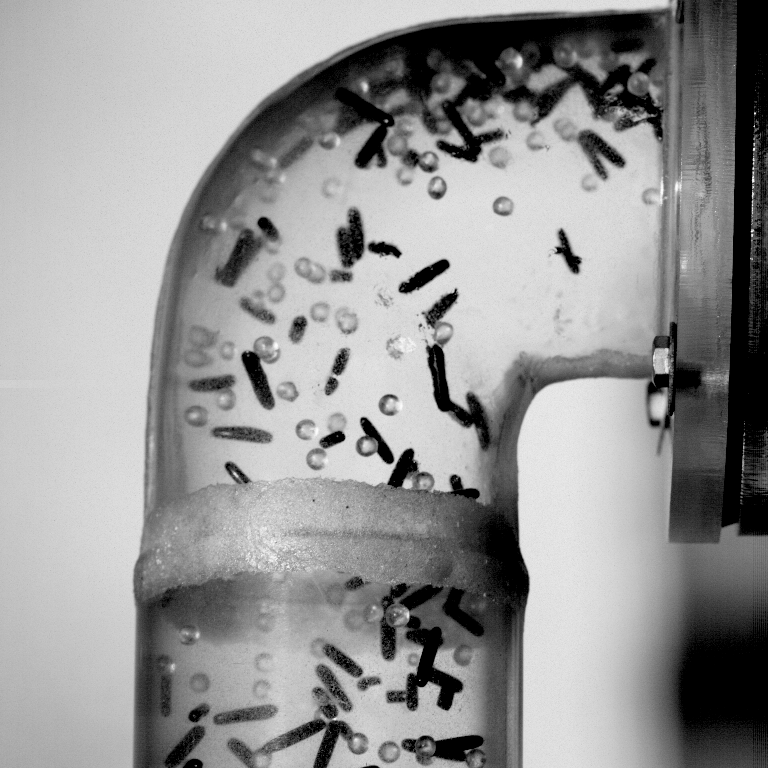
#> input picture Image frames of Video/Image/E-sphere/En-SmallS0894.png, 768 x 768 px, found by its file name; the run also reads 1 picture not shown here
$ jupyter execute 'Image Analysis using hough transform (1).ipynb'
#> lines starting #> are read from the running program, lines starting #| are printed output that depends on the picture; after the words box and inside, x2 and y2 are one past the last pixel; in counts of white or black regions, pixels touching at a corner belong together
# For Cylindrical (E-Sphere) Particles

[cell 1]
import cv2
import numpy as np
import matplotlib.pyplot as plt

def crop_image(image_path, x, y, w, h):
    image = cv2.imread(image_path)

    if image is None:
        print(f"Error: Unable to read the image at path: {image_path}")
        return None

    cropped_image = image[y:y+h, x:x+w]

    if cropped_image is None:
        print("Error: Unable to crop the image. Check the coordinates.")

    return cropped_image

def draw_orientation_cylindrical_particles(image_path):
    cropped_image = crop_image(image_path, 100, 100, 300, 300)

    if cropped_image is None:
        print("Error: Unable to proceed without a valid cropped image.")
        return

    # Convert to grayscale
    gray = cv2.cvtColor(cropped_image, cv2.COLOR_BGR2GRAY)

    # Enhance contrast using CLAHE
    clahe = cv2.createCLAHE(clipLimit=2.0, tileGridSize=(8, 8))
    enhanced_image = clahe.apply(gray)

    # Apply GaussianBlur to reduce noise
    blurred_image = cv2.GaussianBlur(enhanced_image, (5, 5), 0)

    # Adaptive thresholding to isolate particles
    _, particles = cv2.threshold(blurred_image, 0, 255, cv2.THRESH_BINARY_INV + cv2.THRESH_OTSU)

    # Find contours
    contours, _ = cv2.findContours(particles, cv2.RETR_EXTERNAL, cv2.CHAIN_APPROX_SIMPLE)

    orientations = []

    for contour in contours:
        # Filter contours based on area
        area = cv2.contourArea(contour)
        if area > 100:  # Adjust the area threshold based on particle size
            # Approximate the contour to reduce the number of points
            epsilon = 0.02 * cv2.arcLength(contour, True)
            approx = cv2.approxPolyDP(contour, epsilon, True)

            # Filter contours based on aspect ratio
            x, y, w, h = cv2.boundingRect(approx)
            aspect_ratio = float(w) / h
            if 0.5 < aspect_ratio < 2.0:  # Adjust aspect ratio range
                # Fit a rotated rectangle to the contour
                rect = cv2.minAreaRect(contour)
                box = cv2.boxPoints(rect)
                box = np.int0(box)
                cv2.drawContours(cropped_image, [box], 0, (255, 0, 0), 2)

                # Calculate orientation based on the longer side of the rectangle
                side1_len = np.linalg.norm(box[0] - box[1])
                side2_len = np.linalg.norm(box[1] - box[2])
                orientation = rect[2] * np.pi / 180.0 if side1_len > side2_len else (rect[2] + 90) * np.pi / 180.0
                orientations.append(orientation)

    # Plot Histogram without providing the number of particles
    plt.figure(figsize=(8, 6))
    plt.hist(orientations, bins=30, range=(0, np.pi), density=True, color='skyblue', alpha=0.7, edgecolor='black')
    plt.xlabel('Orientation (radians)')
    plt.ylabel('Density')
    plt.title('Distribution of Particle Orientations (Cylindrical Particles)')
    plt.grid(axis='y', alpha=0.75)
    plt.show()

# Example Usage
draw_orientation_cylindrical_particles("En-SmallS0884.png")
draw_orientation_cylindrical_particles("En-SmallS0894.png")
#> call 2 of draw_orientation_cylindrical_particles, with image_path = 'En-SmallS0894.png'
#> call 2 of crop_image, with image_path = 'En-SmallS0894.png', x = 100, y = 100, w = 300, h = 300
#> in crop_image, image is the input picture: shape (768, 768, 3); min 0, max 252, mean 148.6
#> in draw_orientation_cylindrical_particles (call 2), `_, particles = cv2.threshold(blurred_image, 0, 255, cv2.THRESH_BINARY_..`:
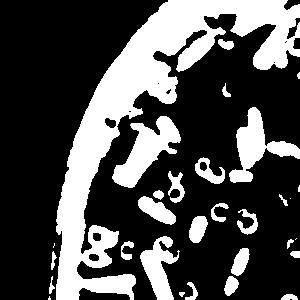
#> particles: shape (300, 300); 29.7% white; 30 white regions (6 under 20 px)
#> in draw_orientation_cylindrical_particles (call 2), `contours, _ = cv2.findContours(particles, cv2.RETR_EXTERNAL, cv2.CHAIN..`: contours = 30 contours, 7 with area under 20; largest, box (x1, y1, x2, y2) and area: (56, 0, 300, 300) 17468, (112, 116, 181, 188) 2046, (229, 107, 300, 183) 1779, (140, 236, 180, 300) 1167, (138, 196, 176, 225) 532
#> the loop in draw_orientation_cylindrical_particles (call 2), `for contour in contours:` made 30 passes
#> (area, epsilon, x, y, w, h, aspect_ratio, rect) on passes 5, 9, 14, 15, 16: (175.5, 1.07, 224, 276, 15, 20, 0.75, ((230.5, 286), (19.23, 12.52), -63.43)), (298.5, 1.51, 231, 248, 19, 28, 0.679, ((240.3, 261), (29.15, 13.18), -68.2)), (1167, 5, 140, 236, 40, 64, 0.625, ((157.7, 267), (63.63, 38.2), -82.87)), (335.5, 1.49, 189, 216, 19, 27, 0.704, ((197.3, 228.6), (28.19, 15.12), -70.02)), (197, 2.44, 237, 209, 21, 25, 0.84, ((247, 221.5), (25, 20), -90))
#> after the loop in draw_orientation_cylindrical_particles (call 2), `for contour in contours:`:
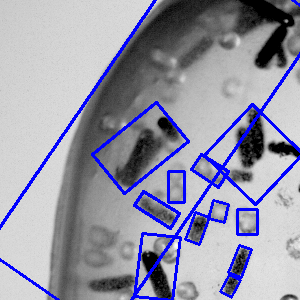
#> cropped_image: shape (300, 300, 3); mean B, G, R 168, 150, 150
#> after the loop in draw_orientation_cylindrical_particles (call 2), `for contour in contours:`: orientations = [0.464, 0.381, 0.124, 0.349, 0, 0.245, -1, 0, -0.999, 0.893, -0.811, 0.599]
draw_orientation_cylindrical_particles("En-SmallS0906.png")
#> call 3 of crop_image, with image_path = 'En-SmallS0906.png', x = 100, y = 100, w = 300, h = 300
draw_orientation_cylindrical_particles("En-SmallS0911.png")

# Prolate Elipsoidical and Prolate-s Particles

[cell 2]
import cv2
import numpy as np
import matplotlib.pyplot as plt

def crop_image(image_path, x, y, w, h):
    """
    Crop the input image to the specified region of interest.
    Args:
        image_path (str): Path to the input image.
        x (int): x-coordinate of the top-left corner of the region.
        y (int): y-coordinate of the top-left corner of the region.
        w (int): Width of the region.
        h (int): Height of the region.
    Returns:
        np.ndarray: Cropped image.
    """
#> called with image_path = 'Prolate-prolate0217.png', x = 100, y = 100, w = 300, h = 300
    image = cv2.imread(image_path, cv2.IMREAD_GRAYSCALE)
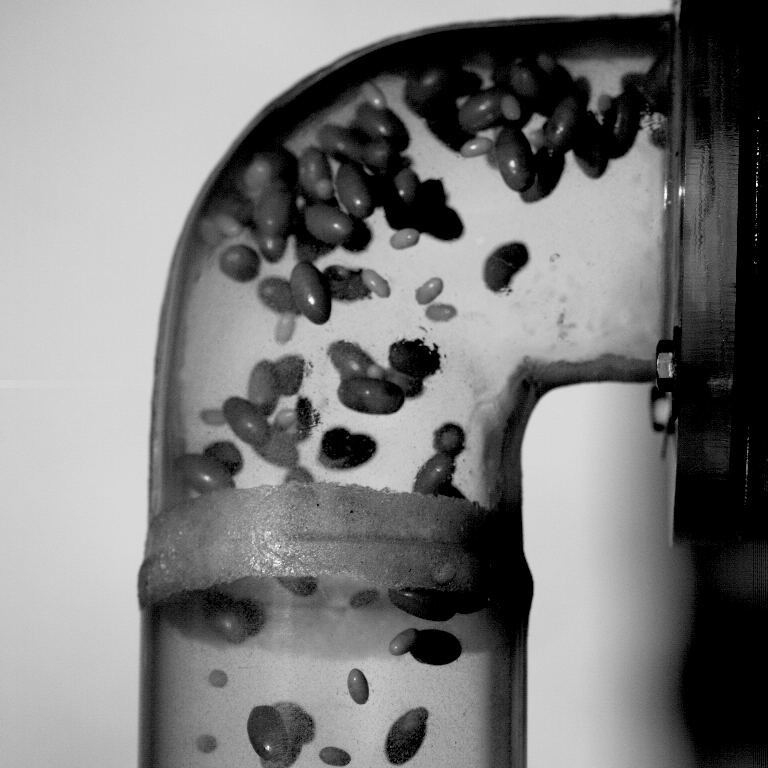
#> input picture Image frames of Video/Image/Prolate-prolate/Prolate-prolate0217.png, 768 x 768 px, found by its file name
#> image is the input picture: shape (768, 768); min 0, max 252, mean 122.6

    if image is None:
        print(f"Error: Unable to read the image at path: {image_path}")
        return None

    cropped_image = image[y:y+h, x:x+w]
#> cropped_image: shape (300, 300)

    if cropped_image is None:
        print("Error: Unable to crop the image. Check the coordinates.")

    return cropped_image

def draw_orientation_ellipsoidal_particles(image_path):
    cropped_image = crop_image(image_path, 100, 100, 300, 300)

    if cropped_image is None:
        print("Error: Unable to proceed without a valid cropped image.")
        return

    # Enhance contrast using CLAHE
    clahe = cv2.createCLAHE(clipLimit=2.0, tileGridSize=(8, 8))
    enhanced_image = clahe.apply(cropped_image)

    # Smooth the image to reduce noise
    smoothed_image = cv2.GaussianBlur(enhanced_image, (5, 5), 0)

    # Adaptive thresholding to isolate particles
    particles = cv2.adaptiveThreshold(smoothed_image, 255, cv2.ADAPTIVE_THRESH_GAUSSIAN_C, cv2.THRESH_BINARY_INV, 11, 2)
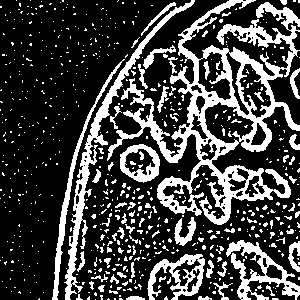
#> particles: shape (300, 300); 26.1% white; 662 white regions (588 under 20 px)

    # Find contours
    contours, _ = cv2.findContours(particles, cv2.RETR_EXTERNAL, cv2.CHAIN_APPROX_SIMPLE)
#> contours = 627 contours, 593 with area under 20; largest, box (x1, y1, x2, y2) and area: (107, 0, 300, 225) 14352, (64, 0, 195, 300) 2196, (226, 240, 300, 300) 1424, (147, 254, 205, 300) 1308, (120, 144, 160, 183) 1131

    orientations = []

    for contour in contours:
        # Filter contours based on area
        area = cv2.contourArea(contour)
        if area > 100:  # Adjust the area threshold based on particle size
            # Approximate the contour to reduce the number of points
            epsilon = 0.02 * cv2.arcLength(contour, True)
            approx = cv2.approxPolyDP(contour, epsilon, True)

            # Filter contours based on aspect ratio
            x, y, w, h = cv2.boundingRect(approx)
            aspect_ratio = float(w) / h
            if 0.5 < aspect_ratio < 2.0:  # Adjust aspect ratio range
                # Fit an ellipse to the contour
                if len(approx) >= 5:
                    ellipse = cv2.fitEllipse(approx)
                    cv2.ellipse(cropped_image, ellipse, (255, 0, 0), 2)
                    orientation = ellipse[2] * np.pi / 180.0
                    orientations.append(orientation)
#> this loop made 627 passes
#> (area, epsilon, x, y, w, h, aspect_ratio, ellipse) on passes 110, 159, 232, 372, 525: (1308.5, 6.79, 149, 255, 54, 45, 1.2, ((178.4, 276.4), (42.99, 66.53), 64.84)), (1424.5, 11.77, 229, 242, 68, 58, 1.17, ((261.2, 272.8), (54.29, 80.64), 131.4)), (251.5, 2.71, 176, 217, 20, 29, 0.69, ((185.1, 229), (19.29, 30.81), 16.83)), (1131, 2.6, 120, 145, 39, 37, 1.05, ((139.7, 162.8), (36.52, 42.98), 108.7)), (159.5, 2.05, 143, 45, 33, 24, 1.38, ((158.5, 56.14), (15.61, 35.29), 60.85))
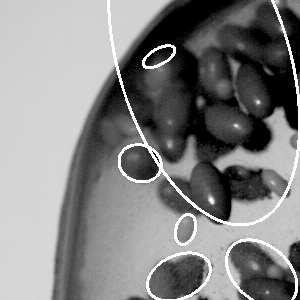
#> cropped_image: shape (300, 300); min 0, max 255, mean 131.4
#> after the loop, orientations = [1.13, 2.29, 0.294, 1.9, 1.06, 2.84]

    # Plot Histogram without providing the number of particles
    plt.figure(figsize=(8, 6))
    plt.hist(orientations, bins=30, range=(0, np.pi), density=True, color='skyblue', alpha=0.7, edgecolor='black')
    plt.xlabel('Orientation (radians)')
    plt.ylabel('Density')
    plt.title('Distribution of Particle Orientations (Ellipsoidal Particles)')
    plt.grid(axis='y', alpha=0.75)
    plt.show()

# Example Usage
draw_orientation_ellipsoidal_particles("Prolate-prolate0217.png")
draw_orientation_ellipsoidal_particles("Prolate-S0291.png")
draw_orientation_ellipsoidal_particles("Prolate-S0329.png")
#> call 3 of crop_image, with image_path = 'Prolate-S0329.png', x = 100, y = 100, w = 300, h = 300

# For Cuboidal Particles

[cell 3]
import cv2
import numpy as np
import matplotlib.pyplot as plt

def crop_image(image_path, x, y, w, h):
    """
    Crop the input image to the specified region of interest.
    Args:
        image_path (str): Path to the input image.
        x (int): x-coordinate of the top-left corner of the region.
        y (int): y-coordinate of the top-left corner of the region.
        w (int): Width of the region.
        h (int): Height of the region.
    Returns:
        np.ndarray: Cropped image.
    """
    image = cv2.imread(image_path, cv2.IMREAD_GRAYSCALE)

    if image is None:
        print(f"Error: Unable to read the image at path: {image_path}")
        return None

    cropped_image = image[y:y+h, x:x+w]

    if cropped_image is None:
        print("Error: Unable to crop the image. Check the coordinates.")

    return cropped_image

def draw_orientation_cuboidal_particles(image_path):
    cropped_image = crop_image(image_path, 100, 100, 300, 300)

    if cropped_image is None:
        print("Error: Unable to proceed without a valid cropped image.")
        return

    # Enhance contrast using CLAHE
    clahe = cv2.createCLAHE(clipLimit=2.0, tileGridSize=(8, 8))
    enhanced_image = clahe.apply(cropped_image)

    # Smooth the image to reduce noise
    smoothed_image = cv2.GaussianBlur(enhanced_image, (5, 5), 0)

    # Adaptive thresholding to isolate particles
    particles = cv2.adaptiveThreshold(smoothed_image, 255, cv2.ADAPTIVE_THRESH_GAUSSIAN_C, cv2.THRESH_BINARY_INV, 11, 2)

    # Find contours
    contours, _ = cv2.findContours(particles, cv2.RETR_EXTERNAL, cv2.CHAIN_APPROX_SIMPLE)

    orientations = []

    for contour in contours:
        # Filter contours based on area
        area = cv2.contourArea(contour)
        if area > 100:  # Adjust the area threshold based on particle size
            # Approximate the contour to reduce the number of points
            epsilon = 0.02 * cv2.arcLength(contour, True)
            approx = cv2.approxPolyDP(contour, epsilon, True)

            # Filter contours based on aspect ratio
            x, y, w, h = cv2.boundingRect(approx)
            aspect_ratio = float(w) / h
            if 0.5 < aspect_ratio < 2.0:  # Adjust aspect ratio range
                # Fit a rotated rectangle to the contour
                rect = cv2.minAreaRect(contour)
                box = cv2.boxPoints(rect)
                box = np.int0(box)
                cv2.drawContours(cropped_image, [box], 0, (255, 0, 0), 2)

                # Calculate orientation based on the longer side of the rectangle
                side1_len = np.linalg.norm(box[0] - box[1])
                side2_len = np.linalg.norm(box[1] - box[2])
                orientation = rect[2] * np.pi / 180.0 if side1_len > side2_len else (rect[2] + 90) * np.pi / 180.0
                orientations.append(orientation)

    # Plot Histogram without providing the number of particles
    plt.figure(figsize=(8, 6))
    plt.hist(orientations, bins=30, range=(0, np.pi), density=True, color='skyblue', alpha=0.7, edgecolor='black')
    plt.xlabel('Orientation (radians)')
    plt.ylabel('Density')
    plt.title('Distribution of Particle Orientations (Cuboidal Particles)')
    plt.grid(axis='y', alpha=0.75)
    plt.show()

# Example Usage


draw_orientation_cuboidal_particles("Prolate-cuboid1019.png")
draw_orientation_cuboidal_particles("Prolate-cuboid1022.png")
draw_orientation_cuboidal_particles("Prolate-cuboid1025.png")
#> call 3 of draw_orientation_cuboidal_particles, with image_path = 'Prolate-cuboid1025.png'
#> call 3 of crop_image, with image_path = 'Prolate-cuboid1025.png', x = 100, y = 100, w = 300, h = 300
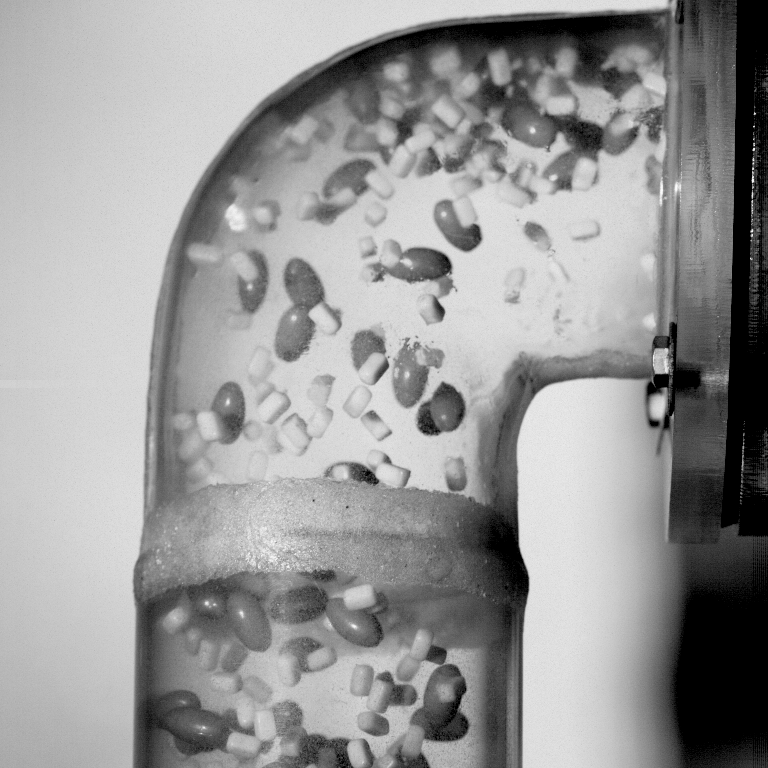
#> input picture Image frames of Video/Image/Prolate-cuboid/Prolate-cuboid1025.png, 768 x 768 px, found by its file name
#> in crop_image, image is the input picture: shape (768, 768); min 0, max 252, mean 151.5
#> in draw_orientation_cuboidal_particles (call 3), `particles = cv2.adaptiveThreshold(smoothed_image, 255, cv2.ADAPTIVE_TH..`:
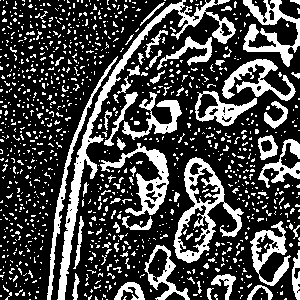
#> particles: shape (300, 300); 27.5% white; 1097 white regions (1026 under 20 px)
#> in draw_orientation_cuboidal_particles (call 3), `contours, _ = cv2.findContours(particles, cv2.RETR_EXTERNAL, cv2.CHAIN..`: contours = 1087 contours, 1049 with area under 20; largest, box (x1, y1, x2, y2) and area: (173, 157, 244, 263) 3242, (57, 0, 236, 300) 2932, (100, 143, 169, 216) 1376, (243, 0, 300, 67) 1202, (250, 221, 291, 286) 1081
#> the loop in draw_orientation_cuboidal_particles (call 3), `for contour in contours:` made 1087 passes
#> (area, epsilon, x, y, w, h, aspect_ratio, rect) on passes 36, 45, 67, 157, 246: (104.5, 1.69, 247, 285, 26, 15, 1.73, ((259.5, 292), (14, 25), -90)), (223.5, 2.77, 114, 282, 31, 18, 1.72, ((129, 290.5), (17, 30), -90)), (211, 2.22, 211, 274, 25, 26, 0.962, ((221.7, 284.5), (24.81, 21.89), -69.44)), (945, 4.87, 144, 245, 46, 55, 0.836, ((163.9, 275.3), (33.09, 62.29), -21.25)), (1081, 6.28, 250, 221, 41, 65, 0.631, ((270.2, 254.3), (38.24, 61.38), -11.31))
#> after the loop in draw_orientation_cuboidal_particles (call 3), `for contour in contours:`:
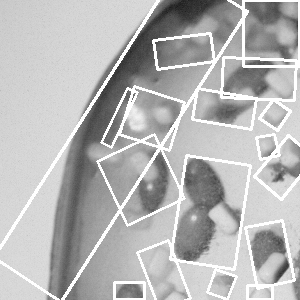
#> cropped_image: shape (300, 300); min 27, max 255, mean 181.9
#> after the loop in draw_orientation_cuboidal_particles (call 3), `for contour in contours:`: orientations = [-1.57, -1.57, 0.359, -0.371, -0.197, 0.15, -0.441, 0.686, -0.197, 0.62, -1.26, 0.455, -1.41, -1.54, 1.44, 0, 0.569]
draw_orientation_cuboidal_particles("Prolate-cuboid1064.png")
#> call 4 of crop_image, with image_path = 'Prolate-cuboid1064.png', x = 100, y = 100, w = 300, h = 300

# For Cube Particles

[cell 4]
import cv2
import numpy as np
import matplotlib.pyplot as plt

def crop_image(image_path, x, y, w, h):
    image = cv2.imread(image_path)

    if image is None:
        print(f"Error: Unable to read the image at path: {image_path}")
        return None

    cropped_image = image[y:y+h, x:x+w]

    if cropped_image is None:
        print("Error: Unable to crop the image. Check the coordinates.")

    return cropped_image

def draw_orientation_cube_particles(image_path):
    cropped_image = crop_image(image_path, 100, 100, 300, 300)

    if cropped_image is None:
        print("Error: Unable to proceed without a valid cropped image.")
        return

    # Convert the image to grayscale
    gray = cv2.cvtColor(cropped_image, cv2.COLOR_BGR2GRAY)

    # Apply histogram equalization to enhance contrast
    equalized = cv2.equalizeHist(gray)

    # Apply GaussianBlur to reduce noise
    blurred = cv2.GaussianBlur(equalized, (5, 5), 0)

    # Apply Canny edge detector
    edges = cv2.Canny(blurred, 50, 150)

    # Perform morphological operations to enhance features
    kernel = np.ones((5,5), np.uint8)
    morphed = cv2.morphologyEx(edges, cv2.MORPH_CLOSE, kernel)

    # Find contours
    contours, _ = cv2.findContours(morphed, cv2.RETR_EXTERNAL, cv2.CHAIN_APPROX_SIMPLE)

    orientations = []

    for contour in contours:
        # Filter contours based on area
        area = cv2.contourArea(contour)
        if area > 100:  # Adjust the area threshold based on particle size
            # Approximate the contour to reduce the number of points
            epsilon = 0.02 * cv2.arcLength(contour, True)
            approx = cv2.approxPolyDP(contour, epsilon, True)

            # Filter contours based on the number of vertices (cubes have 4 vertices)
            if len(approx) == 4:
                # Fit a bounding rectangle to the contour
                x, y, w, h = cv2.boundingRect(approx)
                aspect_ratio = float(w) / h
                if 0.9 < aspect_ratio < 1.1:  # Adjust aspect ratio range
                    cv2.drawContours(cropped_image, [approx], 0, (255, 0, 0), 2)

                    # Calculate orientation (cubes are orientation invariant)
                    orientation = 0.0
                    orientations.append(orientation)

    # Plot Histogram without providing the number of particles
    plt.figure(figsize=(8, 6))
    plt.hist(orientations, bins=30, range=(0, np.pi), density=True, color='skyblue', alpha=0.7, edgecolor='black')
    plt.xlabel('Orientation (radians)')
    plt.ylabel('Density')
    plt.title('Distribution of Particle Orientations (Cube Particles)')
    plt.grid(axis='y', alpha=0.75)
    plt.show()

# Example Usage

#draw_orientation_cube_particles("your_image_path.png")

draw_orientation_cube_particles("Prolate-cube0195.png")
draw_orientation_cube_particles("Prolate-cube0196.png")
draw_orientation_cube_particles("Prolate-cube0241.png")
draw_orientation_cube_particles("Prolate-cube0253.png")
#> call 4 of draw_orientation_cube_particles, with image_path = 'Prolate-cube0253.png'
#> call 4 of crop_image, with image_path = 'Prolate-cube0253.png', x = 100, y = 100, w = 300, h = 300
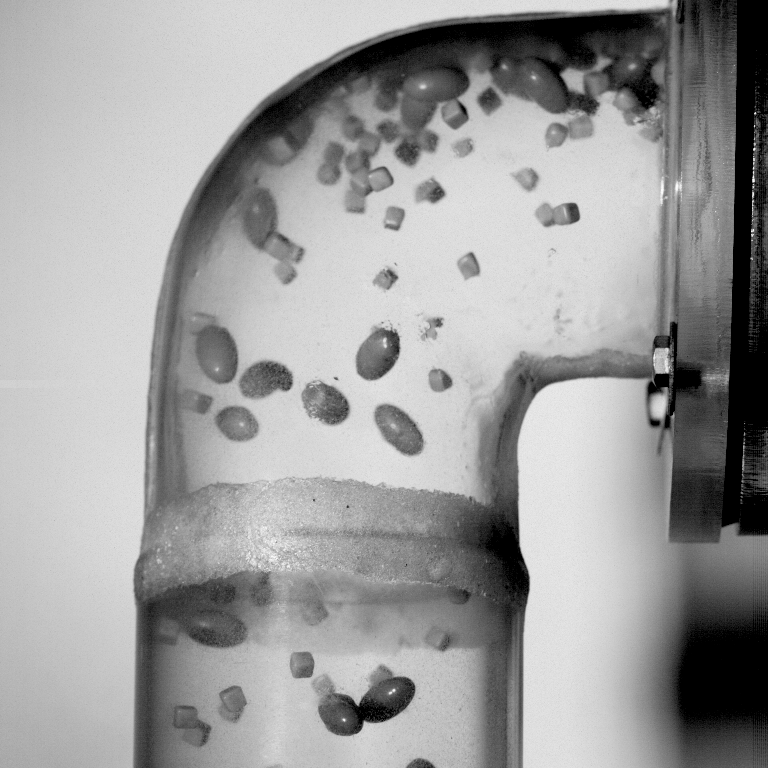
#> input picture Image frames of Video/Image/Prolate-cube/Prolate-cube0253.png, 768 x 768 px, found by its file name
#> in crop_image, image is the input picture: shape (768, 768, 3); min 0, max 252, mean 156.4
#> in draw_orientation_cube_particles (call 4), `morphed = cv2.morphologyEx(edges, cv2.MORPH_CLOSE, kernel)`:
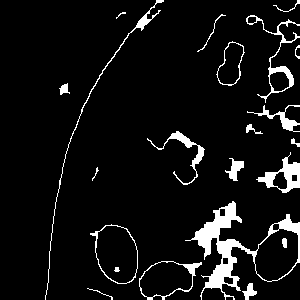
#> morphed: shape (300, 300); 7% white; 22 white regions (1 under 20 px)
#> in draw_orientation_cube_particles (call 4), `contours, _ = cv2.findContours(morphed, cv2.RETR_EXTERNAL, cv2.CHAIN_A..`: contours = 20 contours, 6 with area under 20; largest, box (x1, y1, x2, y2) and area: (185, 201, 300, 300) 3890, (90, 224, 138, 284) 1982, (139, 261, 202, 300) 1572, (216, 41, 245, 86) 771, (256, 152, 300, 193) 756
#> the loop in draw_orientation_cube_particles (call 4), `for contour in contours:` made 20 passes
#> (area, epsilon, approx, x, y, w, h, aspect_ratio) on pass 20: (195, 15.03, [[163, 0], [81, 109], [45, 299], [82, 108]], 45, 0, 119, 300, 0.397)
#> (the rest of the program and of its run is left out)
